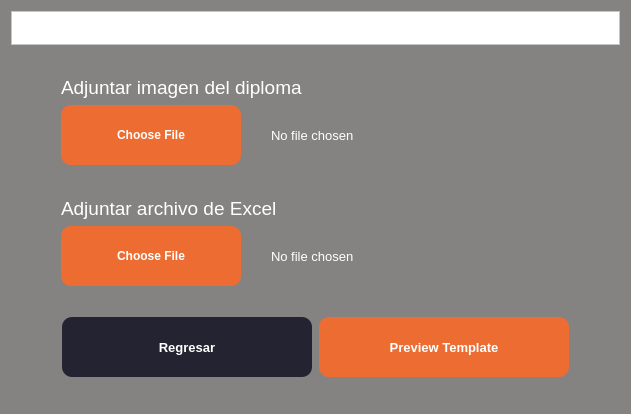
<?xml version="1.0" encoding="UTF-8"?>
<ui version="4.0">
 <class>Form</class>
 <widget class="QWidget" name="Form">
  <property name="windowModality">
   <enum>Qt::WindowModal</enum>
  </property>
  <property name="geometry">
   <rect>
    <x>0</x>
    <y>0</y>
    <width>631</width>
    <height>414</height>
   </rect>
  </property>
  <property name="palette">
   <palette>
    <active>
     <colorrole role="WindowText">
      <brush brushstyle="SolidPattern">
       <color alpha="255">
        <red>255</red>
        <green>255</green>
        <blue>255</blue>
       </color>
      </brush>
     </colorrole>
     <colorrole role="Button">
      <brush brushstyle="SolidPattern">
       <color alpha="255">
        <red>132</red>
        <green>131</green>
        <blue>130</blue>
       </color>
      </brush>
     </colorrole>
     <colorrole role="Light">
      <brush brushstyle="SolidPattern">
       <color alpha="255">
        <red>255</red>
        <green>255</green>
        <blue>255</blue>
       </color>
      </brush>
     </colorrole>
     <colorrole role="Midlight">
      <brush brushstyle="SolidPattern">
       <color alpha="255">
        <red>255</red>
        <green>255</green>
        <blue>255</blue>
       </color>
      </brush>
     </colorrole>
     <colorrole role="Dark">
      <brush brushstyle="SolidPattern">
       <color alpha="255">
        <red>127</red>
        <green>127</green>
        <blue>127</blue>
       </color>
      </brush>
     </colorrole>
     <colorrole role="Mid">
      <brush brushstyle="SolidPattern">
       <color alpha="255">
        <red>170</red>
        <green>170</green>
        <blue>170</blue>
       </color>
      </brush>
     </colorrole>
     <colorrole role="Text">
      <brush brushstyle="SolidPattern">
       <color alpha="255">
        <red>255</red>
        <green>255</green>
        <blue>255</blue>
       </color>
      </brush>
     </colorrole>
     <colorrole role="BrightText">
      <brush brushstyle="SolidPattern">
       <color alpha="255">
        <red>255</red>
        <green>255</green>
        <blue>255</blue>
       </color>
      </brush>
     </colorrole>
     <colorrole role="ButtonText">
      <brush brushstyle="SolidPattern">
       <color alpha="255">
        <red>255</red>
        <green>255</green>
        <blue>255</blue>
       </color>
      </brush>
     </colorrole>
     <colorrole role="Base">
      <brush brushstyle="SolidPattern">
       <color alpha="255">
        <red>132</red>
        <green>131</green>
        <blue>130</blue>
       </color>
      </brush>
     </colorrole>
     <colorrole role="Window">
      <brush brushstyle="SolidPattern">
       <color alpha="255">
        <red>132</red>
        <green>131</green>
        <blue>130</blue>
       </color>
      </brush>
     </colorrole>
     <colorrole role="Shadow">
      <brush brushstyle="SolidPattern">
       <color alpha="255">
        <red>0</red>
        <green>0</green>
        <blue>0</blue>
       </color>
      </brush>
     </colorrole>
     <colorrole role="AlternateBase">
      <brush brushstyle="SolidPattern">
       <color alpha="255">
        <red>255</red>
        <green>255</green>
        <blue>255</blue>
       </color>
      </brush>
     </colorrole>
     <colorrole role="ToolTipBase">
      <brush brushstyle="SolidPattern">
       <color alpha="255">
        <red>255</red>
        <green>255</green>
        <blue>220</blue>
       </color>
      </brush>
     </colorrole>
     <colorrole role="ToolTipText">
      <brush brushstyle="SolidPattern">
       <color alpha="255">
        <red>0</red>
        <green>0</green>
        <blue>0</blue>
       </color>
      </brush>
     </colorrole>
    </active>
    <inactive>
     <colorrole role="WindowText">
      <brush brushstyle="SolidPattern">
       <color alpha="255">
        <red>255</red>
        <green>255</green>
        <blue>255</blue>
       </color>
      </brush>
     </colorrole>
     <colorrole role="Button">
      <brush brushstyle="SolidPattern">
       <color alpha="255">
        <red>132</red>
        <green>131</green>
        <blue>130</blue>
       </color>
      </brush>
     </colorrole>
     <colorrole role="Light">
      <brush brushstyle="SolidPattern">
       <color alpha="255">
        <red>255</red>
        <green>255</green>
        <blue>255</blue>
       </color>
      </brush>
     </colorrole>
     <colorrole role="Midlight">
      <brush brushstyle="SolidPattern">
       <color alpha="255">
        <red>255</red>
        <green>255</green>
        <blue>255</blue>
       </color>
      </brush>
     </colorrole>
     <colorrole role="Dark">
      <brush brushstyle="SolidPattern">
       <color alpha="255">
        <red>127</red>
        <green>127</green>
        <blue>127</blue>
       </color>
      </brush>
     </colorrole>
     <colorrole role="Mid">
      <brush brushstyle="SolidPattern">
       <color alpha="255">
        <red>170</red>
        <green>170</green>
        <blue>170</blue>
       </color>
      </brush>
     </colorrole>
     <colorrole role="Text">
      <brush brushstyle="SolidPattern">
       <color alpha="255">
        <red>255</red>
        <green>255</green>
        <blue>255</blue>
       </color>
      </brush>
     </colorrole>
     <colorrole role="BrightText">
      <brush brushstyle="SolidPattern">
       <color alpha="255">
        <red>255</red>
        <green>255</green>
        <blue>255</blue>
       </color>
      </brush>
     </colorrole>
     <colorrole role="ButtonText">
      <brush brushstyle="SolidPattern">
       <color alpha="255">
        <red>255</red>
        <green>255</green>
        <blue>255</blue>
       </color>
      </brush>
     </colorrole>
     <colorrole role="Base">
      <brush brushstyle="SolidPattern">
       <color alpha="255">
        <red>132</red>
        <green>131</green>
        <blue>130</blue>
       </color>
      </brush>
     </colorrole>
     <colorrole role="Window">
      <brush brushstyle="SolidPattern">
       <color alpha="255">
        <red>132</red>
        <green>131</green>
        <blue>130</blue>
       </color>
      </brush>
     </colorrole>
     <colorrole role="Shadow">
      <brush brushstyle="SolidPattern">
       <color alpha="255">
        <red>0</red>
        <green>0</green>
        <blue>0</blue>
       </color>
      </brush>
     </colorrole>
     <colorrole role="AlternateBase">
      <brush brushstyle="SolidPattern">
       <color alpha="255">
        <red>255</red>
        <green>255</green>
        <blue>255</blue>
       </color>
      </brush>
     </colorrole>
     <colorrole role="ToolTipBase">
      <brush brushstyle="SolidPattern">
       <color alpha="255">
        <red>255</red>
        <green>255</green>
        <blue>220</blue>
       </color>
      </brush>
     </colorrole>
     <colorrole role="ToolTipText">
      <brush brushstyle="SolidPattern">
       <color alpha="255">
        <red>0</red>
        <green>0</green>
        <blue>0</blue>
       </color>
      </brush>
     </colorrole>
    </inactive>
    <disabled>
     <colorrole role="WindowText">
      <brush brushstyle="SolidPattern">
       <color alpha="255">
        <red>255</red>
        <green>255</green>
        <blue>255</blue>
       </color>
      </brush>
     </colorrole>
     <colorrole role="Button">
      <brush brushstyle="SolidPattern">
       <color alpha="255">
        <red>132</red>
        <green>131</green>
        <blue>130</blue>
       </color>
      </brush>
     </colorrole>
     <colorrole role="Light">
      <brush brushstyle="SolidPattern">
       <color alpha="255">
        <red>255</red>
        <green>255</green>
        <blue>255</blue>
       </color>
      </brush>
     </colorrole>
     <colorrole role="Midlight">
      <brush brushstyle="SolidPattern">
       <color alpha="255">
        <red>255</red>
        <green>255</green>
        <blue>255</blue>
       </color>
      </brush>
     </colorrole>
     <colorrole role="Dark">
      <brush brushstyle="SolidPattern">
       <color alpha="255">
        <red>127</red>
        <green>127</green>
        <blue>127</blue>
       </color>
      </brush>
     </colorrole>
     <colorrole role="Mid">
      <brush brushstyle="SolidPattern">
       <color alpha="255">
        <red>170</red>
        <green>170</green>
        <blue>170</blue>
       </color>
      </brush>
     </colorrole>
     <colorrole role="Text">
      <brush brushstyle="SolidPattern">
       <color alpha="255">
        <red>255</red>
        <green>255</green>
        <blue>255</blue>
       </color>
      </brush>
     </colorrole>
     <colorrole role="BrightText">
      <brush brushstyle="SolidPattern">
       <color alpha="255">
        <red>255</red>
        <green>255</green>
        <blue>255</blue>
       </color>
      </brush>
     </colorrole>
     <colorrole role="ButtonText">
      <brush brushstyle="SolidPattern">
       <color alpha="255">
        <red>255</red>
        <green>255</green>
        <blue>255</blue>
       </color>
      </brush>
     </colorrole>
     <colorrole role="Base">
      <brush brushstyle="SolidPattern">
       <color alpha="255">
        <red>132</red>
        <green>131</green>
        <blue>130</blue>
       </color>
      </brush>
     </colorrole>
     <colorrole role="Window">
      <brush brushstyle="SolidPattern">
       <color alpha="255">
        <red>132</red>
        <green>131</green>
        <blue>130</blue>
       </color>
      </brush>
     </colorrole>
     <colorrole role="Shadow">
      <brush brushstyle="SolidPattern">
       <color alpha="255">
        <red>0</red>
        <green>0</green>
        <blue>0</blue>
       </color>
      </brush>
     </colorrole>
     <colorrole role="AlternateBase">
      <brush brushstyle="SolidPattern">
       <color alpha="255">
        <red>255</red>
        <green>255</green>
        <blue>255</blue>
       </color>
      </brush>
     </colorrole>
     <colorrole role="ToolTipBase">
      <brush brushstyle="SolidPattern">
       <color alpha="255">
        <red>255</red>
        <green>255</green>
        <blue>220</blue>
       </color>
      </brush>
     </colorrole>
     <colorrole role="ToolTipText">
      <brush brushstyle="SolidPattern">
       <color alpha="255">
        <red>0</red>
        <green>0</green>
        <blue>0</blue>
       </color>
      </brush>
     </colorrole>
    </disabled>
   </palette>
  </property>
  <property name="windowTitle">
   <string>Generador de Diplomas</string>
  </property>
  <property name="autoFillBackground">
   <bool>false</bool>
  </property>
  <property name="styleSheet">
   <string notr="true">color: white;
background-color: rgb(132, 131, 130);</string>
  </property>
  <layout class="QVBoxLayout" name="verticalLayout">
   <item>
    <widget class="QFrame" name="frame">
     <property name="maximumSize">
      <size>
       <width>16777215</width>
       <height>81</height>
      </size>
     </property>
     <property name="autoFillBackground">
      <bool>false</bool>
     </property>
     <property name="styleSheet">
      <string notr="true">background-color: rgb(255, 255, 255)
</string>
     </property>
     <property name="frameShape">
      <enum>QFrame::StyledPanel</enum>
     </property>
     <property name="frameShadow">
      <enum>QFrame::Raised</enum>
     </property>
     <layout class="QGridLayout" name="gridLayout_2">
      <item row="0" column="0">
       <widget class="QLabel" name="lbLogo">
        <property name="sizePolicy">
         <sizepolicy hsizetype="Maximum" vsizetype="Preferred">
          <horstretch>0</horstretch>
          <verstretch>0</verstretch>
         </sizepolicy>
        </property>
        <property name="autoFillBackground">
         <bool>false</bool>
        </property>
        <property name="styleSheet">
         <string notr="true"/>
        </property>
        <property name="text">
         <string/>
        </property>
        <property name="pixmap">
         <pixmap>../icons/csoftmty_logo.png</pixmap>
        </property>
        <property name="scaledContents">
         <bool>false</bool>
        </property>
       </widget>
      </item>
     </layout>
    </widget>
   </item>
   <item>
    <layout class="QVBoxLayout" name="verticalLayout_2">
     <property name="leftMargin">
      <number>50</number>
     </property>
     <property name="rightMargin">
      <number>50</number>
     </property>
     <item>
      <spacer name="verticalSpacer">
       <property name="orientation">
        <enum>Qt::Vertical</enum>
       </property>
       <property name="sizeHint" stdset="0">
        <size>
         <width>20</width>
         <height>40</height>
        </size>
       </property>
      </spacer>
     </item>
     <item>
      <widget class="QLabel" name="lbAttachImg">
       <property name="font">
        <font>
         <family>Yu Gothic UI</family>
         <pointsize>14</pointsize>
        </font>
       </property>
       <property name="text">
        <string>Adjuntar imagen del diploma</string>
       </property>
       <property name="alignment">
        <set>Qt::AlignBottom|Qt::AlignLeading|Qt::AlignLeft</set>
       </property>
      </widget>
     </item>
     <item>
      <layout class="QHBoxLayout" name="hlImg" stretch="0,0">
       <property name="spacing">
        <number>30</number>
       </property>
       <item>
        <widget class="QPushButton" name="btnChooseFileImg">
         <property name="enabled">
          <bool>true</bool>
         </property>
         <property name="sizePolicy">
          <sizepolicy hsizetype="Maximum" vsizetype="Fixed">
           <horstretch>0</horstretch>
           <verstretch>0</verstretch>
          </sizepolicy>
         </property>
         <property name="minimumSize">
          <size>
           <width>180</width>
           <height>60</height>
          </size>
         </property>
         <property name="palette">
          <palette>
           <active>
            <colorrole role="WindowText">
             <brush brushstyle="SolidPattern">
              <color alpha="255">
               <red>255</red>
               <green>255</green>
               <blue>255</blue>
              </color>
             </brush>
            </colorrole>
            <colorrole role="Button">
             <brush brushstyle="SolidPattern">
              <color alpha="255">
               <red>237</red>
               <green>108</green>
               <blue>50</blue>
              </color>
             </brush>
            </colorrole>
            <colorrole role="Text">
             <brush brushstyle="SolidPattern">
              <color alpha="255">
               <red>255</red>
               <green>255</green>
               <blue>255</blue>
              </color>
             </brush>
            </colorrole>
            <colorrole role="ButtonText">
             <brush brushstyle="SolidPattern">
              <color alpha="255">
               <red>255</red>
               <green>255</green>
               <blue>255</blue>
              </color>
             </brush>
            </colorrole>
            <colorrole role="Base">
             <brush brushstyle="SolidPattern">
              <color alpha="255">
               <red>237</red>
               <green>108</green>
               <blue>50</blue>
              </color>
             </brush>
            </colorrole>
            <colorrole role="Window">
             <brush brushstyle="SolidPattern">
              <color alpha="255">
               <red>237</red>
               <green>108</green>
               <blue>50</blue>
              </color>
             </brush>
            </colorrole>
           </active>
           <inactive>
            <colorrole role="WindowText">
             <brush brushstyle="SolidPattern">
              <color alpha="255">
               <red>255</red>
               <green>255</green>
               <blue>255</blue>
              </color>
             </brush>
            </colorrole>
            <colorrole role="Button">
             <brush brushstyle="SolidPattern">
              <color alpha="255">
               <red>237</red>
               <green>108</green>
               <blue>50</blue>
              </color>
             </brush>
            </colorrole>
            <colorrole role="Text">
             <brush brushstyle="SolidPattern">
              <color alpha="255">
               <red>255</red>
               <green>255</green>
               <blue>255</blue>
              </color>
             </brush>
            </colorrole>
            <colorrole role="ButtonText">
             <brush brushstyle="SolidPattern">
              <color alpha="255">
               <red>255</red>
               <green>255</green>
               <blue>255</blue>
              </color>
             </brush>
            </colorrole>
            <colorrole role="Base">
             <brush brushstyle="SolidPattern">
              <color alpha="255">
               <red>237</red>
               <green>108</green>
               <blue>50</blue>
              </color>
             </brush>
            </colorrole>
            <colorrole role="Window">
             <brush brushstyle="SolidPattern">
              <color alpha="255">
               <red>237</red>
               <green>108</green>
               <blue>50</blue>
              </color>
             </brush>
            </colorrole>
           </inactive>
           <disabled>
            <colorrole role="WindowText">
             <brush brushstyle="SolidPattern">
              <color alpha="255">
               <red>255</red>
               <green>255</green>
               <blue>255</blue>
              </color>
             </brush>
            </colorrole>
            <colorrole role="Button">
             <brush brushstyle="SolidPattern">
              <color alpha="255">
               <red>237</red>
               <green>108</green>
               <blue>50</blue>
              </color>
             </brush>
            </colorrole>
            <colorrole role="Text">
             <brush brushstyle="SolidPattern">
              <color alpha="255">
               <red>255</red>
               <green>255</green>
               <blue>255</blue>
              </color>
             </brush>
            </colorrole>
            <colorrole role="ButtonText">
             <brush brushstyle="SolidPattern">
              <color alpha="255">
               <red>255</red>
               <green>255</green>
               <blue>255</blue>
              </color>
             </brush>
            </colorrole>
            <colorrole role="Base">
             <brush brushstyle="SolidPattern">
              <color alpha="255">
               <red>237</red>
               <green>108</green>
               <blue>50</blue>
              </color>
             </brush>
            </colorrole>
            <colorrole role="Window">
             <brush brushstyle="SolidPattern">
              <color alpha="255">
               <red>237</red>
               <green>108</green>
               <blue>50</blue>
              </color>
             </brush>
            </colorrole>
           </disabled>
          </palette>
         </property>
         <property name="font">
          <font>
           <family>Yu Gothic UI</family>
           <pointsize>9</pointsize>
           <weight>75</weight>
           <bold>true</bold>
          </font>
         </property>
         <property name="autoFillBackground">
          <bool>false</bool>
         </property>
         <property name="styleSheet">
          <string notr="true">background-color: rgb(237, 108, 50);
border-radius: 10px</string>
         </property>
         <property name="text">
          <string>Choose File</string>
         </property>
         <property name="checkable">
          <bool>false</bool>
         </property>
         <property name="autoDefault">
          <bool>false</bool>
         </property>
         <property name="default">
          <bool>false</bool>
         </property>
         <property name="flat">
          <bool>false</bool>
         </property>
        </widget>
       </item>
       <item>
        <widget class="QLabel" name="lbFileNameImg">
         <property name="font">
          <font>
           <family>Yu Gothic UI</family>
           <pointsize>10</pointsize>
          </font>
         </property>
         <property name="text">
          <string>No file chosen</string>
         </property>
        </widget>
       </item>
      </layout>
     </item>
     <item>
      <spacer name="verticalSpacer_4">
       <property name="orientation">
        <enum>Qt::Vertical</enum>
       </property>
       <property name="sizeHint" stdset="0">
        <size>
         <width>20</width>
         <height>40</height>
        </size>
       </property>
      </spacer>
     </item>
     <item>
      <widget class="QLabel" name="lbAttachExcel">
       <property name="font">
        <font>
         <family>Yu Gothic UI</family>
         <pointsize>14</pointsize>
        </font>
       </property>
       <property name="text">
        <string>Adjuntar archivo de Excel</string>
       </property>
       <property name="alignment">
        <set>Qt::AlignBottom|Qt::AlignLeading|Qt::AlignLeft</set>
       </property>
      </widget>
     </item>
     <item>
      <layout class="QHBoxLayout" name="hlExcel" stretch="0,0">
       <property name="spacing">
        <number>30</number>
       </property>
       <item>
        <widget class="QPushButton" name="btnChooseFileExcel">
         <property name="sizePolicy">
          <sizepolicy hsizetype="Maximum" vsizetype="Fixed">
           <horstretch>0</horstretch>
           <verstretch>0</verstretch>
          </sizepolicy>
         </property>
         <property name="minimumSize">
          <size>
           <width>180</width>
           <height>60</height>
          </size>
         </property>
         <property name="font">
          <font>
           <family>Yu Gothic UI</family>
           <pointsize>9</pointsize>
           <weight>75</weight>
           <bold>true</bold>
          </font>
         </property>
         <property name="autoFillBackground">
          <bool>false</bool>
         </property>
         <property name="styleSheet">
          <string notr="true">background-color: rgb(237, 108, 50);
border-radius: 10px</string>
         </property>
         <property name="text">
          <string>Choose File</string>
         </property>
        </widget>
       </item>
       <item>
        <widget class="QLabel" name="lbFileNameExcel">
         <property name="font">
          <font>
           <family>Yu Gothic UI</family>
           <pointsize>10</pointsize>
          </font>
         </property>
         <property name="text">
          <string>No file chosen</string>
         </property>
        </widget>
       </item>
      </layout>
     </item>
     <item>
      <spacer name="verticalSpacer_2">
       <property name="orientation">
        <enum>Qt::Vertical</enum>
       </property>
       <property name="sizeHint" stdset="0">
        <size>
         <width>20</width>
         <height>40</height>
        </size>
       </property>
      </spacer>
     </item>
     <item>
      <layout class="QHBoxLayout" name="hlButtons">
       <item>
        <widget class="QPushButton" name="btnGoBack">
         <property name="sizePolicy">
          <sizepolicy hsizetype="Maximum" vsizetype="Fixed">
           <horstretch>0</horstretch>
           <verstretch>0</verstretch>
          </sizepolicy>
         </property>
         <property name="minimumSize">
          <size>
           <width>250</width>
           <height>60</height>
          </size>
         </property>
         <property name="font">
          <font>
           <family>Yu Gothic UI</family>
           <pointsize>10</pointsize>
           <weight>75</weight>
           <bold>true</bold>
          </font>
         </property>
         <property name="styleSheet">
          <string notr="true">background-color: #242331;
border-radius: 10px</string>
         </property>
         <property name="text">
          <string>Regresar</string>
         </property>
        </widget>
       </item>
       <item>
        <widget class="QPushButton" name="btnPreviewTemplate">
         <property name="sizePolicy">
          <sizepolicy hsizetype="Maximum" vsizetype="Fixed">
           <horstretch>0</horstretch>
           <verstretch>0</verstretch>
          </sizepolicy>
         </property>
         <property name="minimumSize">
          <size>
           <width>250</width>
           <height>60</height>
          </size>
         </property>
         <property name="font">
          <font>
           <family>Yu Gothic UI</family>
           <pointsize>10</pointsize>
           <weight>75</weight>
           <bold>true</bold>
          </font>
         </property>
         <property name="styleSheet">
          <string notr="true">background-color: rgb(237, 108, 50);
border-radius: 10px</string>
         </property>
         <property name="text">
          <string>Preview Template</string>
         </property>
        </widget>
       </item>
      </layout>
     </item>
     <item>
      <spacer name="verticalSpacer_3">
       <property name="orientation">
        <enum>Qt::Vertical</enum>
       </property>
       <property name="sizeHint" stdset="0">
        <size>
         <width>20</width>
         <height>40</height>
        </size>
       </property>
      </spacer>
     </item>
    </layout>
   </item>
  </layout>
 </widget>
 <resources/>
 <connections/>
</ui>
